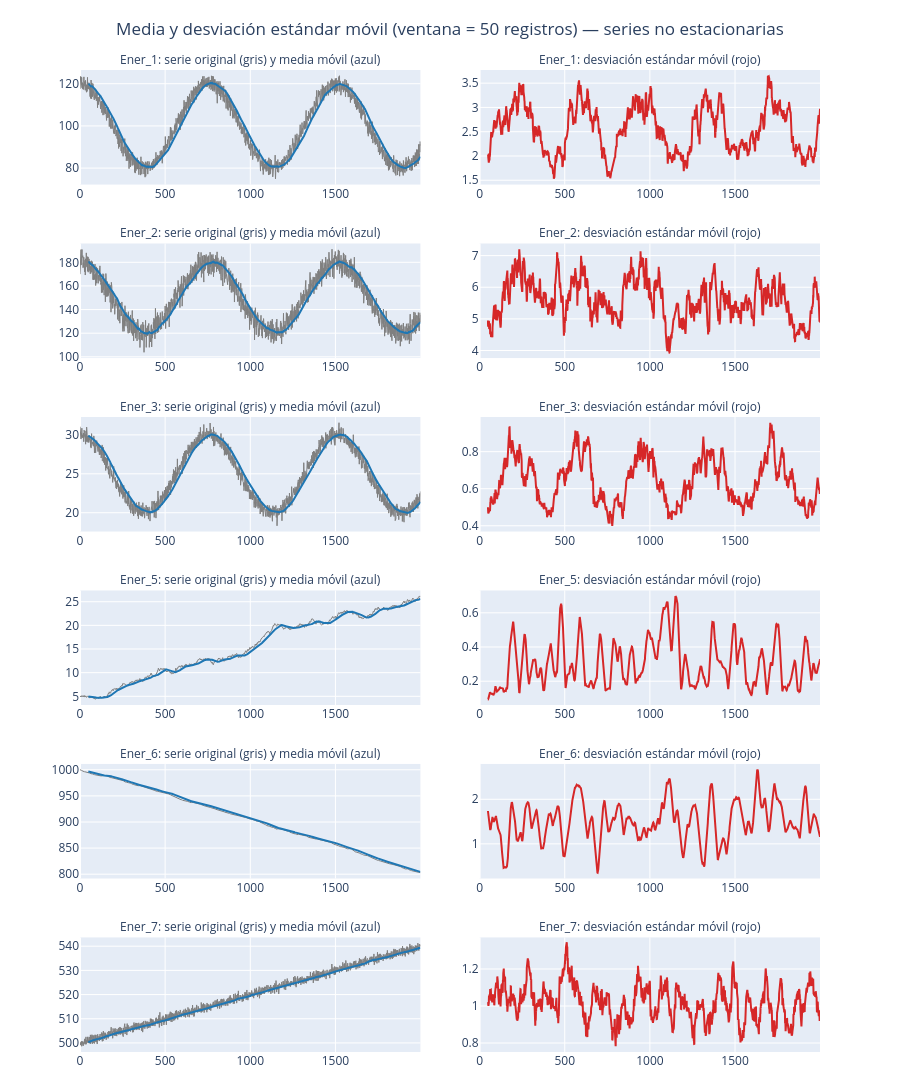

The code cell stored with this chart in its notebook:
### Markdown cell above
Como la escala de la desviación estándar móvil es mucho menor que la de la serie original (por ejemplo, `Ener_6` varía entre ~800 y ~1000 mientras su desviación móvil varía entre ~0.3 y ~2.7), separamos cada serie en dos paneles: uno con la serie original + su media móvil (misma escala) y otro con su desviación estándar móvil (escala propia).

### Code cell
no_estacionarias = resumen_adf.loc[~resumen_adf["Estacionaria"], "Serie"].tolist()
ventana = 50

fig_rolling = make_subplots(
    rows=len(no_estacionarias),
    cols=2,
    subplot_titles=[
        titulo
        for col in no_estacionarias
        for titulo in (
            f"{col}: serie original (gris) y media móvil (azul)",
            f"{col}: desviación estándar móvil (rojo)",
        )
    ],
    vertical_spacing=0.06,
    horizontal_spacing=0.08,
)

for i, col in enumerate(no_estacionarias, start=1):
    serie = ener[col]
    media_movil = serie.rolling(ventana).mean()
    std_movil = serie.rolling(ventana).std()

    fig_rolling.add_trace(
        go.Scatter(y=serie, name="Serie original", line=dict(color="#7f7f7f", width=1)),
        row=i,
        col=1,
    )
    fig_rolling.add_trace(
        go.Scatter(y=media_movil, name="Media móvil (w=50)", line=dict(color="#1f77b4", width=2)),
        row=i,
        col=1,
    )
    fig_rolling.add_trace(
        go.Scatter(y=std_movil, name="Desv. estándar móvil (w=50)", line=dict(color="#d62728", width=2)),
        row=i,
        col=2,
    )

fig_rolling.update_annotations(font_size=12)
fig_rolling.update_layout(
    height=260 * len(no_estacionarias),
    title=dict(
        text="Media y desviación estándar móvil (ventana = 50 registros) — series no estacionarias",
        x=0.5,
        xanchor="center",
    ),
    showlegend=False,
    margin=dict(t=70, b=40),
)
fig_rolling.show()

### Figure 1 — Plotly figure (JSON) as saved in the notebook; plotly's stock layout.template omitted (floating-point values rounded to 4 significant figures; data arrays with more than 128 entries replaced by an {"elided": "..."} marker saying what was removed)
{"data": [{"line": {"color": "#7f7f7f", "width": 1}, "name": "Serie original", "type": "scatter", "xaxis": "x", "y": {"elided": "2000 float values"}, "yaxis": "y"}, {"line": {"color": "#1f77b4", "width": 2}, "name": "Media móvil (w=50)", "type": "scatter", "xaxis": "x", "y": {"elided": "2000 float values"}, "yaxis": "y"}, {"line": {"color": "#d62728", "width": 2}, "name": "Desv. estándar móvil (w=50)", "type": "scatter", "xaxis": "x2", "y": {"elided": "2000 float values"}, "yaxis": "y2"}, {"line": {"color": "#7f7f7f", "width": 1}, "name": "Serie original", "type": "scatter", "xaxis": "x3", "y": {"elided": "2000 float values"}, "yaxis": "y3"}, {"line": {"color": "#1f77b4", "width": 2}, "name": "Media móvil (w=50)", "type": "scatter", "xaxis": "x3", "y": {"elided": "2000 float values"}, "yaxis": "y3"}, {"line": {"color": "#d62728", "width": 2}, "name": "Desv. estándar móvil (w=50)", "type": "scatter", "xaxis": "x4", "y": {"elided": "2000 float values"}, "yaxis": "y4"}, {"line": {"color": "#7f7f7f", "width": 1}, "name": "Serie original", "type": "scatter", "xaxis": "x5", "y": {"elided": "2000 float values"}, "yaxis": "y5"}, {"line": {"color": "#1f77b4", "width": 2}, "name": "Media móvil (w=50)", "type": "scatter", "xaxis": "x5", "y": {"elided": "2000 float values"}, "yaxis": "y5"}, {"line": {"color": "#d62728", "width": 2}, "name": "Desv. estándar móvil (w=50)", "type": "scatter", "xaxis": "x6", "y": {"elided": "2000 float values"}, "yaxis": "y6"}, {"line": {"color": "#7f7f7f", "width": 1}, "name": "Serie original", "type": "scatter", "xaxis": "x7", "y": {"elided": "2000 float values"}, "yaxis": "y7"}, {"line": {"color": "#1f77b4", "width": 2}, "name": "Media móvil (w=50)", "type": "scatter", "xaxis": "x7", "y": {"elided": "2000 float values"}, "yaxis": "y7"}, {"line": {"color": "#d62728", "width": 2}, "name": "Desv. estándar móvil (w=50)", "type": "scatter", "xaxis": "x8", "y": {"elided": "2000 float values"}, "yaxis": "y8"}, {"line": {"color": "#7f7f7f", "width": 1}, "name": "Serie original", "type": "scatter", "xaxis": "x9", "y": {"elided": "2000 float values"}, "yaxis": "y9"}, {"line": {"color": "#1f77b4", "width": 2}, "name": "Media móvil (w=50)", "type": "scatter", "xaxis": "x9", "y": {"elided": "2000 float values"}, "yaxis": "y9"}, {"line": {"color": "#d62728", "width": 2}, "name": "Desv. estándar móvil (w=50)", "type": "scatter", "xaxis": "x10", "y": {"elided": "2000 float values"}, "yaxis": "y10"}, {"line": {"color": "#7f7f7f", "width": 1}, "name": "Serie original", "type": "scatter", "xaxis": "x11", "y": {"elided": "2000 float values"}, "yaxis": "y11"}, {"line": {"color": "#1f77b4", "width": 2}, "name": "Media móvil (w=50)", "type": "scatter", "xaxis": "x11", "y": {"elided": "2000 float values"}, "yaxis": "y11"}, {"line": {"color": "#d62728", "width": 2}, "name": "Desv. estándar móvil (w=50)", "type": "scatter", "xaxis": "x12", "y": {"elided": "2000 float values"}, "yaxis": "y12"}], "layout": {"annotations": [{"font": {"size": 12}, "showarrow": false, "text": "Ener_1: serie original (gris) y media móvil (azul)", "x": 0.23, "xanchor": "center", "xref": "paper", "y": 1.0, "yanchor": "bottom", "yref": "paper"}, {"font": {"size": 12}, "showarrow": false, "text": "Ener_1: desviación estándar móvil (rojo)", "x": 0.77, "xanchor": "center", "xref": "paper", "y": 1.0, "yanchor": "bottom", "yref": "paper"}, {"font": {"size": 12}, "showarrow": false, "text": "Ener_2: serie original (gris) y media móvil (azul)", "x": 0.23, "xanchor": "center", "xref": "paper", "y": 0.8233, "yanchor": "bottom", "yref": "paper"}, {"font": {"size": 12}, "showarrow": false, "text": "Ener_2: desviación estándar móvil (rojo)", "x": 0.77, "xanchor": "center", "xref": "paper", "y": 0.8233, "yanchor": "bottom", "yref": "paper"}, {"font": {"size": 12}, "showarrow": false, "text": "Ener_3: serie original (gris) y media móvil (azul)", "x": 0.23, "xanchor": "center", "xref": "paper", "y": 0.6467, "yanchor": "bottom", "yref": "paper"}, {"font": {"size": 12}, "showarrow": false, "text": "Ener_3: desviación estándar móvil (rojo)", "x": 0.77, "xanchor": "center", "xref": "paper", "y": 0.6467, "yanchor": "bottom", "yref": "paper"}, {"font": {"size": 12}, "showarrow": false, "text": "Ener_5: serie original (gris) y media móvil (azul)", "x": 0.23, "xanchor": "center", "xref": "paper", "y": 0.47, "yanchor": "bottom", "yref": "paper"}, {"font": {"size": 12}, "showarrow": false, "text": "Ener_5: desviación estándar móvil (rojo)", "x": 0.77, "xanchor": "center", "xref": "paper", "y": 0.47, "yanchor": "bottom", "yref": "paper"}, {"font": {"size": 12}, "showarrow": false, "text": "Ener_6: serie original (gris) y media móvil (azul)", "x": 0.23, "xanchor": "center", "xref": "paper", "y": 0.2933, "yanchor": "bottom", "yref": "paper"}, {"font": {"size": 12}, "showarrow": false, "text": "Ener_6: desviación estándar móvil (rojo)", "x": 0.77, "xanchor": "center", "xref": "paper", "y": 0.2933, "yanchor": "bottom", "yref": "paper"}, {"font": {"size": 12}, "showarrow": false, "text": "Ener_7: serie original (gris) y media móvil (azul)", "x": 0.23, "xanchor": "center", "xref": "paper", "y": 0.1167, "yanchor": "bottom", "yref": "paper"}, {"font": {"size": 12}, "showarrow": false, "text": "Ener_7: desviación estándar móvil (rojo)", "x": 0.77, "xanchor": "center", "xref": "paper", "y": 0.1167, "yanchor": "bottom", "yref": "paper"}], "height": 1560, "margin": {"b": 40, "t": 70}, "showlegend": false, "title": {"text": "Media y desviación estándar móvil (ventana = 50 registros) — series no estacionarias", "x": 0.5, "xanchor": "center"}, "xaxis": {"anchor": "y", "domain": [0.0, 0.46]}, "xaxis10": {"anchor": "y10", "domain": [0.54, 1.0]}, "xaxis11": {"anchor": "y11", "domain": [0.0, 0.46]}, "xaxis12": {"anchor": "y12", "domain": [0.54, 1.0]}, "xaxis2": {"anchor": "y2", "domain": [0.54, 1.0]}, "xaxis3": {"anchor": "y3", "domain": [0.0, 0.46]}, "xaxis4": {"anchor": "y4", "domain": [0.54, 1.0]}, "xaxis5": {"anchor": "y5", "domain": [0.0, 0.46]}, "xaxis6": {"anchor": "y6", "domain": [0.54, 1.0]}, "xaxis7": {"anchor": "y7", "domain": [0.0, 0.46]}, "xaxis8": {"anchor": "y8", "domain": [0.54, 1.0]}, "xaxis9": {"anchor": "y9", "domain": [0.0, 0.46]}, "yaxis": {"anchor": "x", "domain": [0.8833, 1.0]}, "yaxis10": {"anchor": "x10", "domain": [0.1767, 0.2933]}, "yaxis11": {"anchor": "x11", "domain": [0.0, 0.1167]}, "yaxis12": {"anchor": "x12", "domain": [0.0, 0.1167]}, "yaxis2": {"anchor": "x2", "domain": [0.8833, 1.0]}, "yaxis3": {"anchor": "x3", "domain": [0.7067, 0.8233]}, "yaxis4": {"anchor": "x4", "domain": [0.7067, 0.8233]}, "yaxis5": {"anchor": "x5", "domain": [0.53, 0.6467]}, "yaxis6": {"anchor": "x6", "domain": [0.53, 0.6467]}, "yaxis7": {"anchor": "x7", "domain": [0.3533, 0.47]}, "yaxis8": {"anchor": "x8", "domain": [0.3533, 0.47]}, "yaxis9": {"anchor": "x9", "domain": [0.1767, 0.2933]}}}
